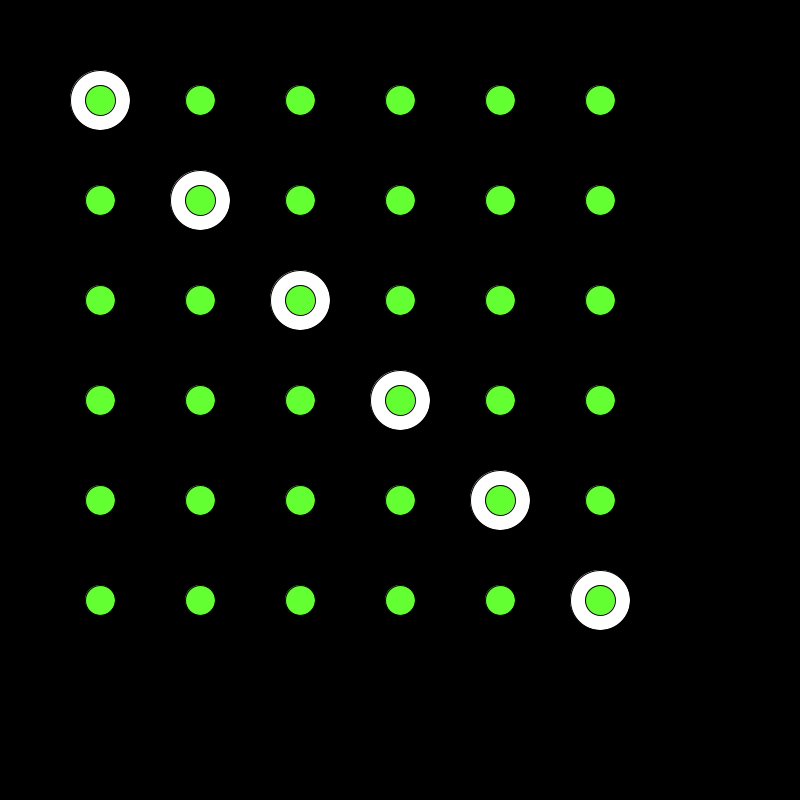
Frame 1 (no input)
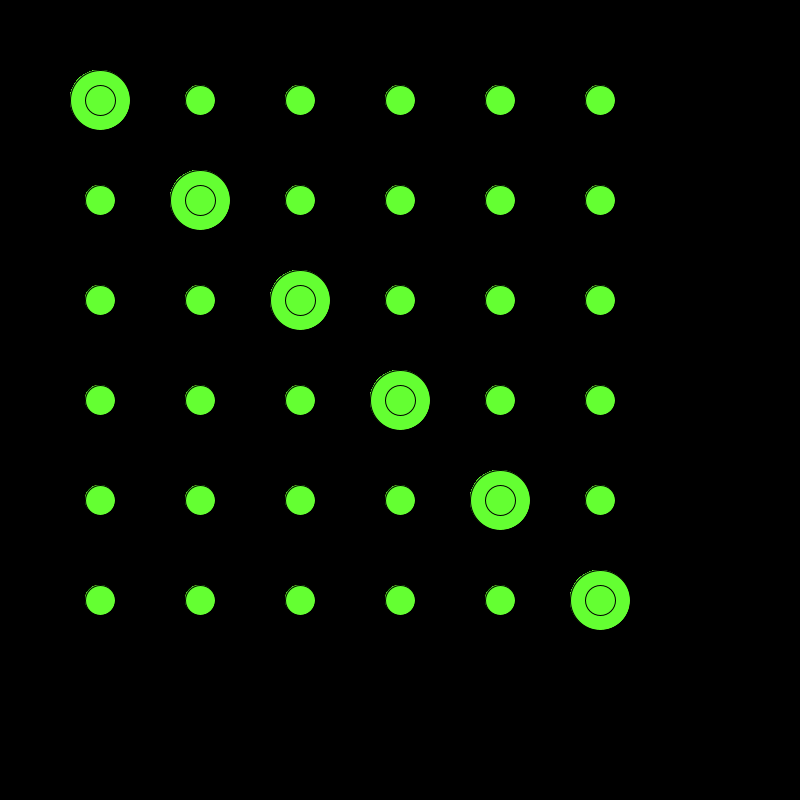
Frame 60 (the mouse pressed at the canvas centre just before this capture)
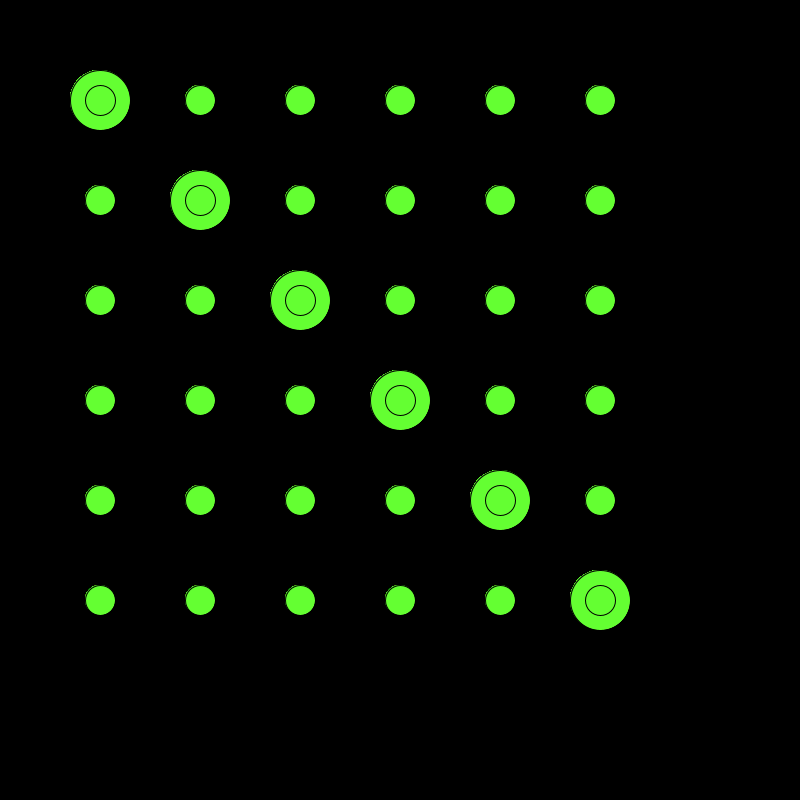
Frame 120 (the mouse held since frame 60 and released just before this capture)

The Processing sketch that drew these frames (run headless with seeded random() and noise(); from frame 60 on, the mouse is pressed at the canvas centre):

// Processing sketch: for_circle
// ── for_circle.pde
void setup() {
  size(800, 800);
  background(0);
  frameRate(60);
}
void draw() {
 for(int i = 0; i < 6; i++){
   ellipse(100 + 100 * i, 100 + 100 * i, 60, 60); 
 }
 
 fill(100, 255, 50);
 for(int i = 0; i < 6; i++){
   for(int j = 0; j < 6; j++){
   ellipse(100 + 100 * i, 100 + 100 * j, 30, 30); 
 }}
}
